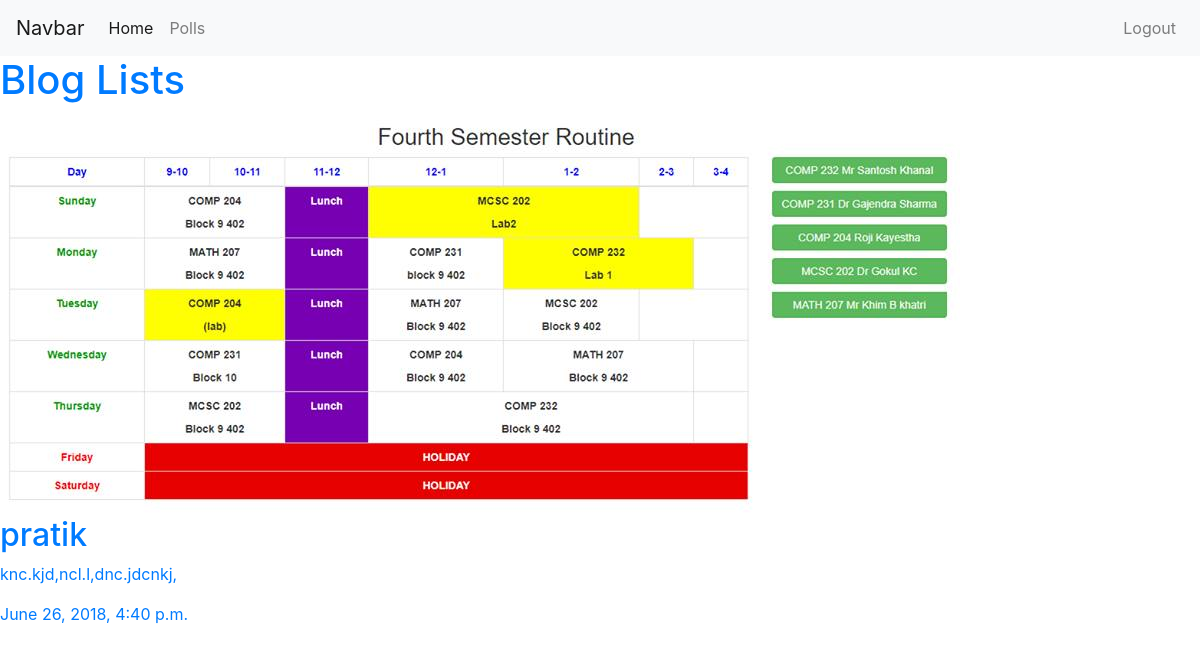
Page /articles/pratik/ (signed in) on the committed database.
### articles/models.py (models this page shows, shortened)
class Article(models.Model):
    title = models.CharField(max_length=100)
    slug = models.SlugField()
    body = models.TextField()
    date = models.DateTimeField(auto_now_add=True)
    thumb = models.ImageField(default='default.png', blank=True)

### articles/views.py (the view)
# urls.py: path('<slug>/', views.article_detail, name="detail"),
def article_detail(request, slug):
    article = Article.objects.get(slug=slug)
    return render(request, 'articles/article_detail.html', { 'article': article })

### articles/templates/articles/article_detail.html (shortened to what this page needs)
{% extends 'base.html' %}
{% load static %}
{% block content %}
<h1><a href="{% url 'articles:list' %}">Blog Lists</h1>
<div class="article-detail">
    <div class="article">
        <img src="{{ article.thumb.url }}">
        <h2>{{ article.title }}</h2>
        <p>{{ article.body }}</p>
        <p>{{ article.date }}</p>
    </div>
</div>
{% endblock %}

### rows in the picture
Article: thumb (picture), title "pratik", body "knc.kjd,ncl.l,dnc.jdcnkj,", date "June 26, 2018, 4:40 p.m."
